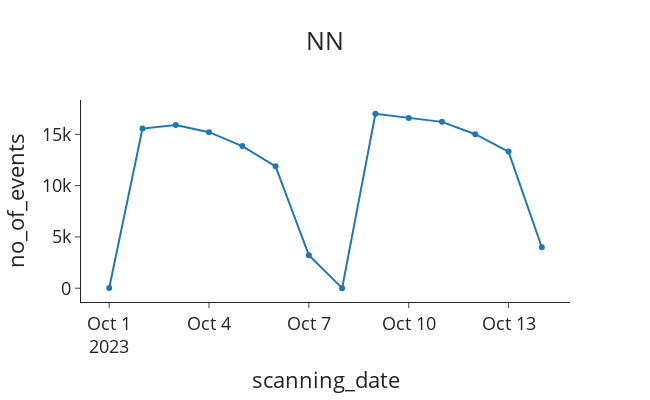

Source (notebook cell):
### Code cell
# Main
directory_path = os.getcwd() + "\\Data\\sorting_event_volumes_2023.csv"
df_forecast = df.copy()

# Input
start_date = "01-10-2023"                           # When does the planning horizon start
planning_horizon = 14                               # How long is the planning horizon
data = df_forecast[df_forecast["month"] <= 9]       # Always needed since some models need it for prediction
model = "Neural Network"                                     # Which model do you want to use, options are Linear Regression, ARIMA and Neural Network 
train_indicator = False                             # Optional, if you want to train the model

main(start_date, planning_horizon, data, model)

### Figure 1 — Plotly figure (JSON) as saved in the notebook; plotly's stock layout.template omitted (floating-point values rounded to 4 significant figures)
{"data": [{"name": "Forecast", "type": "scatter", "x": ["2023-10-01", "2023-10-02", "2023-10-03", "2023-10-04", "2023-10-05", "2023-10-06", "2023-10-07", "2023-10-08", "2023-10-09", "2023-10-10", "2023-10-11", "2023-10-12", "2023-10-13", "2023-10-14"], "y": [15, 15560, 15906, 15212, 13857, 11882, 3218, 7, 16997, 16588, 16215, 15012, 13316, 3992]}], "layout": {"font": {"size": 18}, "height": 400, "title": {"text": "NN", "x": 0.5}, "width": 650, "xaxis": {"title": {"text": "scanning_date"}}, "yaxis": {"title": {"text": "no_of_events"}}}}
